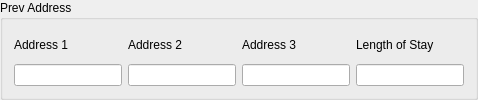
                      <widget class="QGroupBox" name="grpGPrevAddress">
                       <property name="sizePolicy">
                        <sizepolicy hsizetype="Expanding" vsizetype="Preferred">
                         <horstretch>0</horstretch>
                         <verstretch>0</verstretch>
                        </sizepolicy>
                       </property>
                       <property name="title">
                        <string>Prev Address</string>
                       </property>
                       <layout class="QGridLayout" name="gridLayout_15">
                        <item row="0" column="0">
                         <widget class="QLabel" name="label_83">
                          <property name="text">
                           <string>Address 1</string>
                          </property>
                         </widget>
                        </item>
                        <item row="0" column="1">
                         <widget class="QLabel" name="label_84">
                          <property name="text">
                           <string>Address 2</string>
                          </property>
                         </widget>
                        </item>
                        <item row="0" column="2">
                         <widget class="QLabel" name="label_85">
                          <property name="text">
                           <string>Address 3</string>
                          </property>
                         </widget>
                        </item>
                        <item row="0" column="3">
                         <widget class="QLabel" name="label_86">
                          <property name="text">
                           <string>Length of Stay</string>
                          </property>
                         </widget>
                        </item>
                        <item row="1" column="0">
                         <widget class="QLineEdit" name="lineGPrevAddress1">
                          <property name="enabled">
                           <bool>true</bool>
                          </property>
                         </widget>
                        </item>
                        <item row="1" column="1">
                         <widget class="QLineEdit" name="lineGPrevAddress2">
                          <property name="enabled">
                           <bool>true</bool>
                          </property>
                         </widget>
                        </item>
                        <item row="1" column="2">
                         <widget class="QLineEdit" name="lineGPrevAddress3">
                          <property name="enabled">
                           <bool>true</bool>
                          </property>
                         </widget>
                        </item>
                        <item row="1" column="3">
                         <widget class="QLineEdit" name="lineGPrevLengthOfStay">
                          <property name="enabled">
                           <bool>true</bool>
                          </property>
                         </widget>
                        </item>
                       </layout>
                      </widget>
